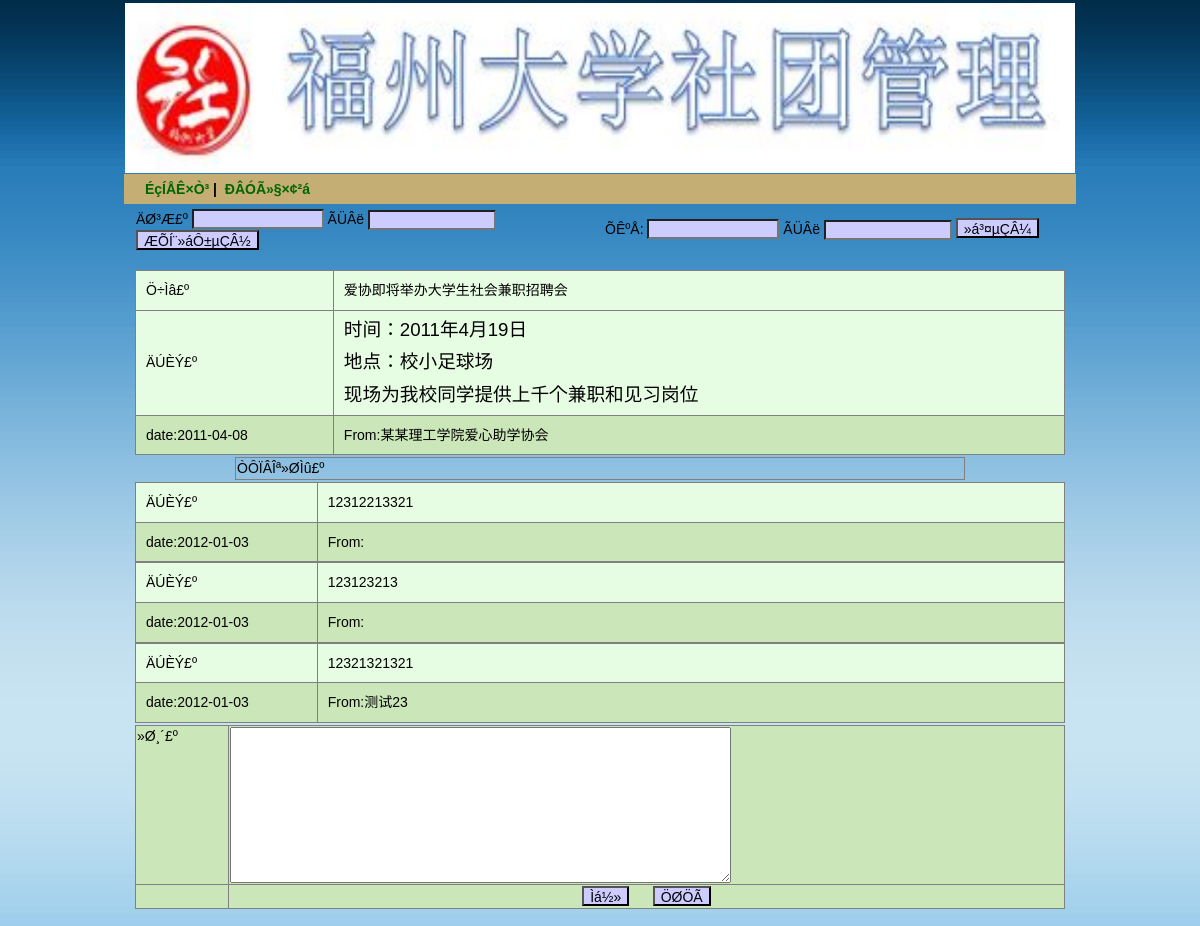
Page /tie_show.php?id=42 on the committed database.
### tables this page shows
CREATE TABLE `bbs` (
  `bbs_id` int(11) NOT NULL auto_increment,
  `bbs_top` varchar(50) default NULL,
  `bbs_content` longtext,
  `bbs_date` date default NULL,
  `bbs_writer` varchar(50) default NULL,
  `bbs_toid` int(11) default '0',
  `bbs_jb` int(11) default NULL,
  PRIMARY KEY  (`bbs_id`)
);

### tie_show.php (the view, shortened to what this page needs)
<?php
$sql="SELECT * FROM bbs WHERE bbs_id=$id";
$res=mysql_query($sql);
$data=mysql_fetch_array($res);
?>
<html>
<head>
</head>
<?php
require("top.php");
?>
<body topmargin="2">
<table width="930"  align="center">
  <tr>
    <td><table width="930"  align="center" border="1" bgcolor="#E7FDE3" cellspacing="0"  style='TABLE-LAYOUT: fixed; WORD-BREAK: break-all;border-collapse:collapse; border-left-width:1px; border-right-width:1px; border-top-width:1px'; cellpadding="10">
        <tr  >
          <td width="20%">Ö÷Ìâ£º</td>
          <td width="80%"><?php echo $data["bbs_top"]?></td>
        </tr>
        <tr>
          <td>ÄÚÈÝ£º</td>
          <td><?php echo $data["bbs_content"]?></td>
        </tr>
        <tr bgcolor="#cbe6b9" >
		  <td>date:<?php echo $data["bbs_date"]?></td>
          <td>From:<?php echo $data["bbs_writer"]?></td>
        </tr>
      </table></td>
  </tr>
  <tr>
    <td><table width="730"  align="center" border="1" cellspacing="0" >
        <tr ><td>ÒÔÏÂÎª»ØÌû£º</td></tr></table></td>
  </tr>
  <tr>
    <td>
	<?php
	$sql="SELECT * FROM bbs WHERE bbs_toid =$id ORDER BY bbs_date DESC";
	$res=mysql_query($sql);
while($data=mysql_fetch_array($res))
{
?>
<table width="930"  align="center" border="1" cellspacing="0" bgcolor="#E7FDE3"  style='TABLE-LAYOUT: fixed; WORD-BREAK: break-all;border-collapse:collapse; border-left-width:1px; border-right-width:1px; border-top-width:1px'; cellpadding="10">
        <tr>
          <td width="20%">ÄÚÈÝ£º</td>
          <td width="90%"><?php echo $data["bbs_content"]?>
		  </td>
        </tr>
        <tr bgcolor="#cbe6b9" >
		  <td>date:<?php echo $data["bbs_date"]?></td>
          <td align="left">From:<?php echo $data["bbs_writer"]?></td>
        </tr>
      </table>
      <?php
}
?> </td>
  </tr>
  <tr>
    <td>
	<form name="form1" method="post" action="in_reto.php">
        <table width="930"  align="center" border="1" cellspacing="0"   bgcolor="#cbe6b9" >
          <tr>
            <td width="10%" valign="top">»Ø¸´£º</td>
          <td width="90%">
 <textarea name="txt1" cols="60" rows="10"></textarea>
			    <input type="hidden" name="txt3" value="<?php echo $_SESSION["loginname"]?>"></td>
        </tr>
        <tr>
          <td>&nbsp;</td>
            <td align="center">
<input name="cmdOk" type="submit" id="cmd_Ok" value="Ìá½»">
          &nbsp;&nbsp;&nbsp;&nbsp;    <input type="reset" name="Submit2" value="ÖØÖÃ">
            </td>
        </tr>
      </table>
	  </form>
	  </td>
  </tr>
</table>
</body>
</html>

### all.css (style rules this page uses)
td { font-family: "Verdana", "Arial", "Helvetica", "sans-serif"; font-size: 11pt; line-height: 14pt; color: #000000 }
p { font-family: "Verdana", "Arial", "Helvetica", "sans-serif"; font-size: 11pt; line-height: 14pt; color: #000000 }
body { background-color:#F0FEE9 }
input { font-family: ��ϸ����, ����, Arial; font-size: 11pt; height:20px;background-color:#ccccff }
table { border-collapse:collapse; }

### top.php (style rules this page uses)
td { font-family: "Verdana", "Arial", "Helvetica", "sans-serif"; font-size: 14px; line-height: 14pt; color: #000000 }
p { font-family: "Verdana", "Arial", "Helvetica", "sans-serif"; font-size: 14px; line-height: 14pt; color: #000000 }
input { font-family: ÐÂÏ¸Ã÷Ìå, ËÎÌå, Arial; font-size: 14px; height:20px;background-color:#ccccff }

### rows in the picture
bbs: bbs_top "爱协即将举办大学生社会兼职招聘会", bbs_content "时间： 2011 年 4 月 19 日 地点： 校小足球场 现场为我校同学提供上千个兼职和见习岗位", bbs_date "2011-04-08", bbs_writer "某某理工学院爱心助学协会"
bbs: bbs_content "12312213321", bbs_date "2012-01-03"
bbs: bbs_content "123123213", bbs_date "2012-01-03"
bbs: bbs_content "12321321321", bbs_date "2012-01-03", bbs_writer "测试23"
